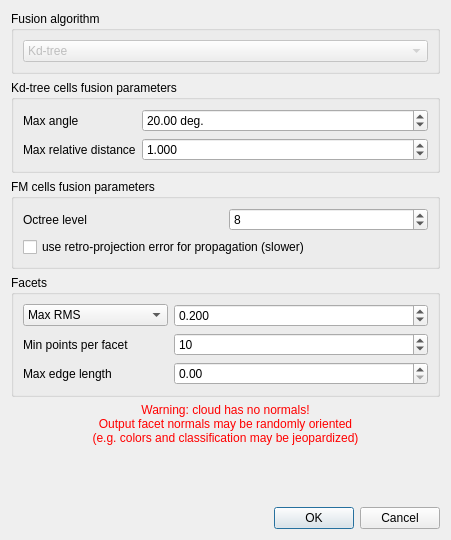
<?xml version="1.0" encoding="UTF-8"?>
<ui version="4.0">
 <class>CellsFusionDlg</class>
 <widget class="QDialog" name="CellsFusionDlg">
  <property name="geometry">
   <rect>
    <x>0</x>
    <y>0</y>
    <width>451</width>
    <height>540</height>
   </rect>
  </property>
  <property name="windowTitle">
   <string>Cell Fusion Parameters</string>
  </property>
  <layout class="QVBoxLayout" name="verticalLayout">
   <item>
    <widget class="QGroupBox" name="fusionAlgoGroupBox">
     <property name="title">
      <string>Fusion algorithm</string>
     </property>
     <layout class="QVBoxLayout" name="verticalLayout_2">
      <item>
       <widget class="QComboBox" name="algoComboBox">
        <property name="enabled">
         <bool>false</bool>
        </property>
        <item>
         <property name="text">
          <string>Kd-tree</string>
         </property>
        </item>
        <item>
         <property name="text">
          <string>Fast Marching</string>
         </property>
        </item>
       </widget>
      </item>
     </layout>
    </widget>
   </item>
   <item>
    <widget class="QGroupBox" name="kdTreeCellFusionGroupBox">
     <property name="title">
      <string>Kd-tree cells fusion parameters</string>
     </property>
     <layout class="QFormLayout" name="formLayout">
      <property name="fieldGrowthPolicy">
       <enum>QFormLayout::AllNonFixedFieldsGrow</enum>
      </property>
      <item row="0" column="0">
       <widget class="QLabel" name="label_3">
        <property name="toolTip">
         <string>Max angle between cells (in degrees).
Kd-tree cells should be (roughly) planar.</string>
        </property>
        <property name="text">
         <string>Max angle</string>
        </property>
       </widget>
      </item>
      <item row="0" column="1">
       <widget class="QDoubleSpinBox" name="maxAngleDoubleSpinBox">
        <property name="suffix">
         <string> deg.</string>
        </property>
        <property name="maximum">
         <double>180.000000000000000</double>
        </property>
        <property name="singleStep">
         <double>5.000000000000000</double>
        </property>
        <property name="value">
         <double>20.000000000000000</double>
        </property>
       </widget>
      </item>
      <item row="1" column="0">
       <widget class="QLabel" name="label_4">
        <property name="toolTip">
         <string>Max 'relative' distance between cells (proportional to the cell size).
The bigger the farther the merged cells can be.</string>
        </property>
        <property name="text">
         <string>Max relative distance</string>
        </property>
       </widget>
      </item>
      <item row="1" column="1">
       <widget class="QDoubleSpinBox" name="maxRelativeDistDoubleSpinBox">
        <property name="decimals">
         <number>3</number>
        </property>
        <property name="minimum">
         <double>0.001000000000000</double>
        </property>
        <property name="maximum">
         <double>10000.000000000000000</double>
        </property>
        <property name="singleStep">
         <double>0.050000000000000</double>
        </property>
        <property name="value">
         <double>1.000000000000000</double>
        </property>
       </widget>
      </item>
     </layout>
    </widget>
   </item>
   <item>
    <widget class="QGroupBox" name="fmCellFusionGroupBox">
     <property name="title">
      <string>FM cells fusion parameters</string>
     </property>
     <layout class="QVBoxLayout" name="verticalLayout_3">
      <item>
       <layout class="QHBoxLayout" name="horizontalLayout">
        <item>
         <widget class="QLabel" name="label_7">
          <property name="text">
           <string>Octree level</string>
          </property>
         </widget>
        </item>
        <item>
         <widget class="ccOctreeSpinBox" name="octreeLevelSpinBox">
          <property name="toolTip">
           <string>Octree Level (Fast Marching propagation process).</string>
          </property>
          <property name="minimum">
           <number>0</number>
          </property>
          <property name="maximum">
           <number>10</number>
          </property>
          <property name="singleStep">
           <number>1</number>
          </property>
          <property name="value">
           <number>8</number>
          </property>
         </widget>
        </item>
       </layout>
      </item>
      <item>
       <widget class="QCheckBox" name="useRetroProjectionCheckBox">
        <property name="text">
         <string>use retro-projection error for propagation (slower)</string>
        </property>
       </widget>
      </item>
     </layout>
    </widget>
   </item>
   <item>
    <widget class="QGroupBox" name="facetGroupBox">
     <property name="title">
      <string>Facets</string>
     </property>
     <layout class="QFormLayout" name="formLayout_4">
      <item row="1" column="0">
       <widget class="QLabel" name="label">
        <property name="text">
         <string>Min points per facet</string>
        </property>
       </widget>
      </item>
      <item row="1" column="1">
       <widget class="QSpinBox" name="minPointsPerFacetSpinBox">
        <property name="toolTip">
         <string>Octree Level (for point cloud shape approx.)</string>
        </property>
        <property name="minimum">
         <number>3</number>
        </property>
        <property name="maximum">
         <number>1000000000</number>
        </property>
        <property name="singleStep">
         <number>10</number>
        </property>
        <property name="value">
         <number>10</number>
        </property>
       </widget>
      </item>
      <item row="3" column="0">
       <widget class="QLabel" name="label_5">
        <property name="text">
         <string>Max edge length</string>
        </property>
       </widget>
      </item>
      <item row="3" column="1">
       <widget class="QDoubleSpinBox" name="maxEdgeLengthDoubleSpinBox">
        <property name="maximum">
         <double>1000000000.000000000000000</double>
        </property>
       </widget>
      </item>
      <item row="0" column="0">
       <widget class="QComboBox" name="errorMeasureComboBox">
        <property name="toolTip">
         <string>Criterion for grouping several points in a single 'facet'</string>
        </property>
        <property name="sizeAdjustPolicy">
         <enum>QComboBox::AdjustToContents</enum>
        </property>
        <item>
         <property name="text">
          <string>Max RMS</string>
         </property>
        </item>
        <item>
         <property name="text">
          <string>Max distance @ 68%</string>
         </property>
        </item>
        <item>
         <property name="text">
          <string>Max distance @ 95%</string>
         </property>
        </item>
        <item>
         <property name="text">
          <string>Max distance @ 99%</string>
         </property>
        </item>
        <item>
         <property name="text">
          <string>Max distance</string>
         </property>
        </item>
       </widget>
      </item>
      <item row="0" column="1">
       <widget class="QDoubleSpinBox" name="maxRMSDoubleSpinBox">
        <property name="decimals">
         <number>3</number>
        </property>
        <property name="minimum">
         <double>0.001000000000000</double>
        </property>
        <property name="maximum">
         <double>1000000000.000000000000000</double>
        </property>
        <property name="singleStep">
         <double>0.050000000000000</double>
        </property>
        <property name="value">
         <double>0.200000000000000</double>
        </property>
       </widget>
      </item>
     </layout>
    </widget>
   </item>
   <item>
    <widget class="QLabel" name="noNormalWarningLabel">
     <property name="styleSheet">
      <string notr="true">color: red;</string>
     </property>
     <property name="text">
      <string>Warning: cloud has no normals!
Output facet normals may be randomly oriented
(e.g. colors and classification may be jeopardized)</string>
     </property>
     <property name="alignment">
      <set>Qt::AlignCenter</set>
     </property>
    </widget>
   </item>
   <item>
    <spacer name="verticalSpacer">
     <property name="orientation">
      <enum>Qt::Vertical</enum>
     </property>
     <property name="sizeHint" stdset="0">
      <size>
       <width>20</width>
       <height>40</height>
      </size>
     </property>
    </spacer>
   </item>
   <item>
    <widget class="QDialogButtonBox" name="buttonBox">
     <property name="orientation">
      <enum>Qt::Horizontal</enum>
     </property>
     <property name="standardButtons">
      <set>QDialogButtonBox::Cancel|QDialogButtonBox::Ok</set>
     </property>
    </widget>
   </item>
  </layout>
 </widget>
 <customwidgets>
  <customwidget>
   <class>ccOctreeSpinBox</class>
   <extends>QSpinBox</extends>
   <header location="global">ecvOctreeSpinBox.h</header>
  </customwidget>
 </customwidgets>
 <resources>
  <include location="../qFacets.qrc"/>
 </resources>
 <connections>
  <connection>
   <sender>buttonBox</sender>
   <signal>accepted()</signal>
   <receiver>CellsFusionDlg</receiver>
   <slot>accept()</slot>
   <hints>
    <hint type="sourcelabel">
     <x>248</x>
     <y>254</y>
    </hint>
    <hint type="destinationlabel">
     <x>157</x>
     <y>274</y>
    </hint>
   </hints>
  </connection>
  <connection>
   <sender>buttonBox</sender>
   <signal>rejected()</signal>
   <receiver>CellsFusionDlg</receiver>
   <slot>reject()</slot>
   <hints>
    <hint type="sourcelabel">
     <x>316</x>
     <y>260</y>
    </hint>
    <hint type="destinationlabel">
     <x>286</x>
     <y>274</y>
    </hint>
   </hints>
  </connection>
 </connections>
</ui>
